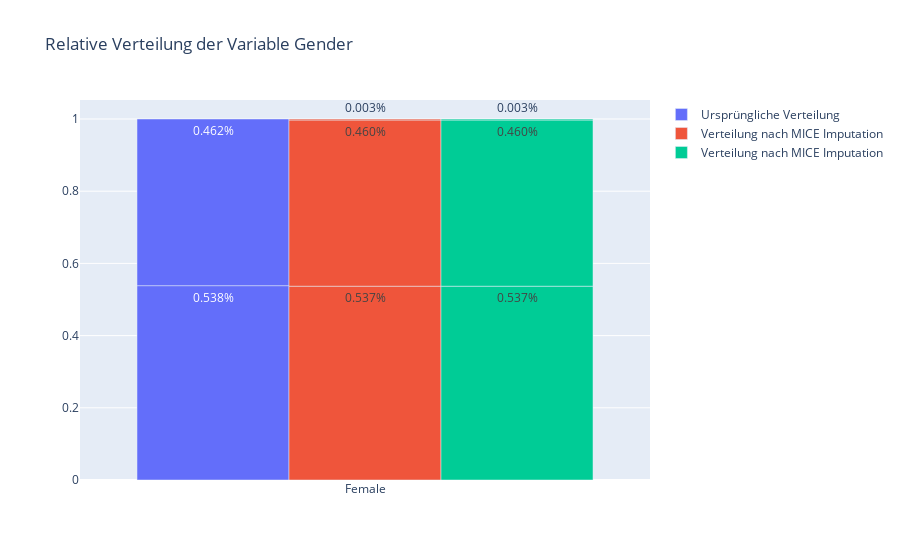

This figure's notebook cell:
### Markdown cell above
## Imputationverfahren für die Variable Gender

### Code cell
fig = make_subplots(rows=1)

fig.add_trace(go.Bar(name="Ursprüngliche Verteilung",x = X_train_df['gender'].replace({0: 'Female', 1: 'Male'}), y = X_train_df['gender'].value_counts(normalize=True),
                                    text = X_train_df['gender'].value_counts(normalize=True).apply(lambda x: '{0:1.3f}%'.format(x))
                        ))

fig.add_trace(go.Bar(name="Verteilung nach MICE Imputation", x = X_train_df_mice['gender'].replace({0: 'Female', 1: 'Male'}), y = X_train_df_mice['gender'].value_counts(normalize=True),
                                    text = X_train_df_mice['gender'].value_counts(normalize=True).apply(lambda x: '{0:1.3f}%'.format(x))
                        ))

fig.add_trace(go.Bar(name="Verteilung nach MICE Imputation", x = X_train_df_knn['gender'].replace({0: 'Female', 1: 'Male'}), y = X_train_df_knn['gender'].value_counts(normalize=True),
                                    text = X_train_df_knn['gender'].value_counts(normalize=True).apply(lambda x: '{0:1.3f}%'.format(x))
                        ))


fig.update_layout(title_text="Relative Verteilung der Variable Gender")

fig.show()

### Figure 1 — Plotly figure (JSON) as saved in the notebook; plotly's stock layout.template omitted (floating-point values rounded to 4 significant figures; data arrays with more than 128 entries replaced by an {"elided": "..."} marker saying what was removed)
{"data": [{"name": "Ursprüngliche Verteilung", "text": ["0.538%", "0.462%"], "type": "bar", "x": {"elided": "19014 str values"}, "y": [0.5383, 0.4617]}, {"name": "Verteilung nach MICE Imputation", "text": ["0.537%", "0.460%", "0.003%"], "type": "bar", "x": {"elided": "19014 mixed values"}, "y": [0.5368, 0.4604, 0.002787]}, {"name": "Verteilung nach MICE Imputation", "text": ["0.537%", "0.460%", "0.003%"], "type": "bar", "x": {"elided": "19014 mixed values"}, "y": [0.5368, 0.4604, 0.002787]}], "layout": {"title": {"text": "Relative Verteilung der Variable Gender"}, "xaxis": {"anchor": "y", "domain": [0, 1]}, "yaxis": {"anchor": "x", "domain": [0, 1]}}}
